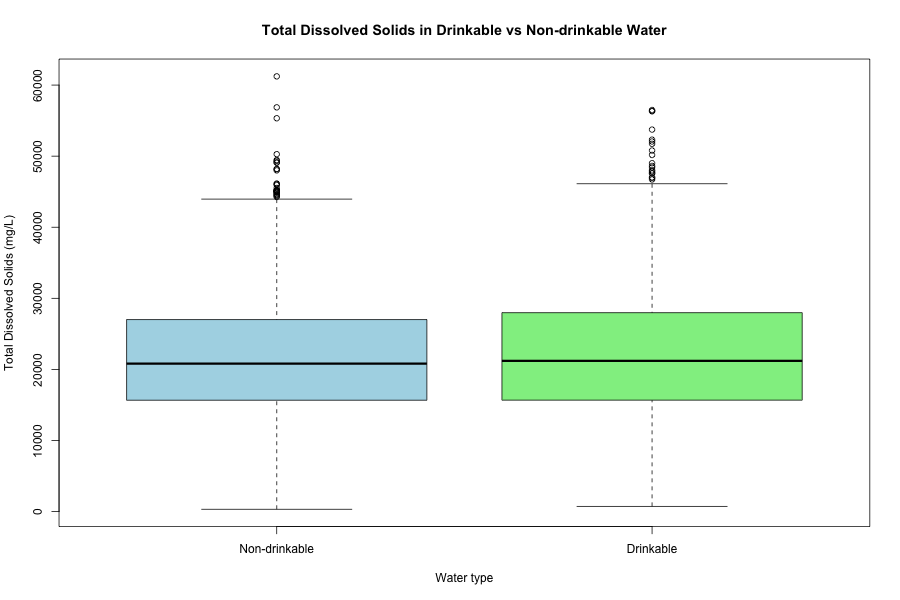

Reproduce this figure in R.
data <- read.csv("water_potability.csv")
selected <- data[, c("ph","Hardness","Solids","Chloramines", "Potability")]
head(selected, 5)
nrow(data)
data$Drinkable <- ifelse(data$Potability == 1,"Drinkable","Non-drinkable")
data$Drinkable <- factor(data$Drinkable,levels = c("Non-drinkable", "Drinkable"))
data_RQ <- data.frame(Drinkable = data$Drinkable,TDS = data$Solids)
data_RQ <- subset(data_rq, !is.na(TDS))
png("boxplot_TDS.png", width = 900, height = 600)
boxplot(TDS ~ Drinkable,
        data = data_rq,
        main = "Total Dissolved Solids in Drinkable vs Non-drinkable Water",
        xlab = "Water type",
        ylab = "Total Dissolved Solids (mg/L)",
        col = c("lightblue", "lightgreen"))
dev.off()